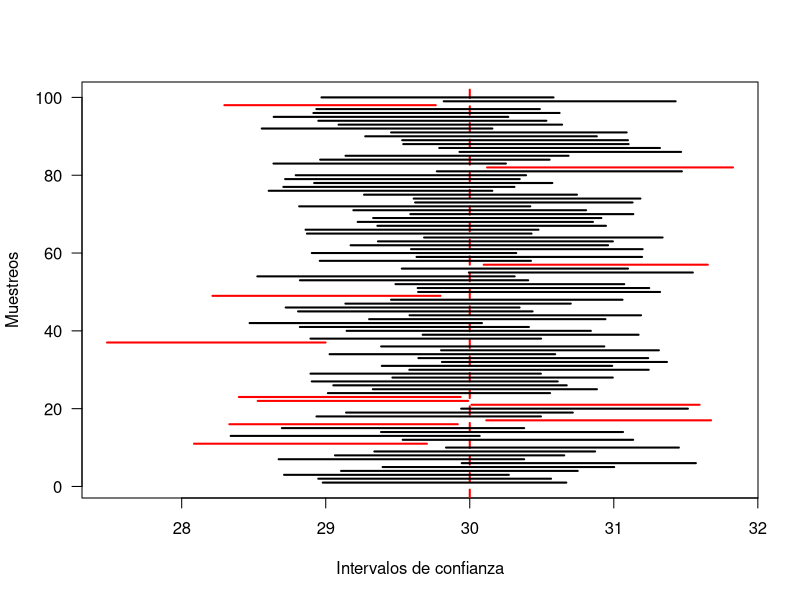

This chart was generated by the following R code:
# set.seed(123)  # Para reproducibilidad

m <- 100  # número de experimentos
n <- 300  # tamaño de muestra
mux <- 30  # media poblacional 
sdx <- sqrt(50)  # desviación estándar poblacional
a <- 0.05

# Generar muestras
x <- rnorm(n * m, mux, sdx)
muestras <- matrix(x, nrow = m)

# Función para intervalo de confianza
icm <- function(xx) {
  mxx <- mean(xx)
  sdxx <- sd(xx)
  p <- 1 - a/2
  z <- qnorm(p)
  lsxx <- mxx + z * sdxx / sqrt(n)
  lixx <- mxx - z * sdxx / sqrt(n)
  return(c(lixx, lsxx))
}

# Calcular intervalos
ICa <- apply(muestras, 1, icm)

# Gráfico
plot(1:m, type = "n",
     xlim = range(ICa),
     ylab = "Muestreos", 
     xlab = "Intervalos de confianza",
     las = 1)

abline(v = mux, col = "red", lty = 2, lwd = 2)  # media poblacional

# Dibujar los intervalos
for (i in 1:m) {
  color <- ifelse(ICa[1,i] <= mux & ICa[2,i] >= mux, "black", "red")
  segments(ICa[1,i], i, ICa[2,i], i, col = color, lwd = 2)
}
